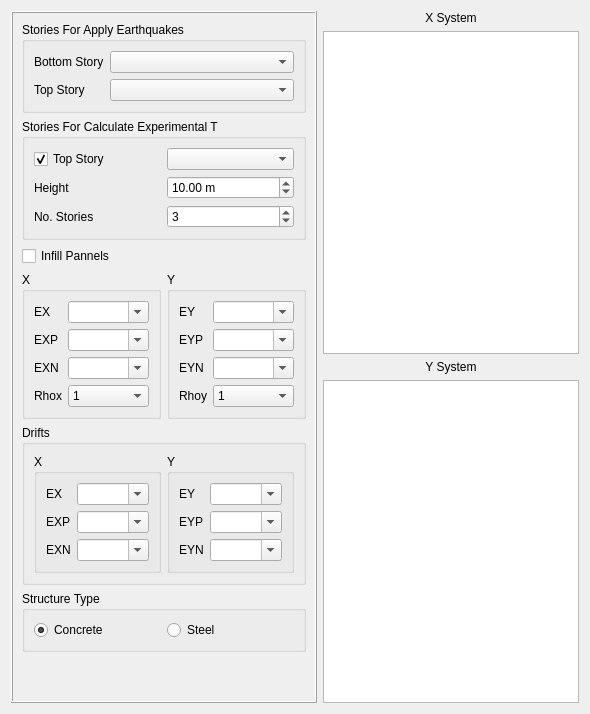
       <widget class="QWidget" name="tab">
        <attribute name="title">
         <string>First System</string>
        </attribute>
        <layout class="QHBoxLayout" name="horizontalLayout">
         <item>
          <widget class="QFrame" name="frame">
           <property name="frameShape">
            <enum>QFrame::Box</enum>
           </property>
           <property name="frameShadow">
            <enum>QFrame::Raised</enum>
           </property>
           <layout class="QVBoxLayout" name="verticalLayout_2">
            <item>
             <widget class="QGroupBox" name="groupBox">
              <property name="title">
               <string>Stories For Apply Earthquakes</string>
              </property>
              <layout class="QFormLayout" name="formLayout">
               <item row="0" column="0">
                <widget class="QLabel" name="label_12">
                 <property name="layoutDirection">
                  <enum>Qt::LeftToRight</enum>
                 </property>
                 <property name="text">
                  <string>Bottom Story</string>
                 </property>
                </widget>
               </item>
               <item row="0" column="1">
                <widget class="QComboBox" name="bot_x_combo">
                 <property name="prefEntry" stdset="0">
                  <cstring>ostan</cstring>
                 </property>
                 <property name="prefPath" stdset="0">
                  <cstring>Mod/civilTools</cstring>
                 </property>
                </widget>
               </item>
               <item row="2" column="0">
                <widget class="QLabel" name="label_13">
                 <property name="layoutDirection">
                  <enum>Qt::LeftToRight</enum>
                 </property>
                 <property name="text">
                  <string>Top Story</string>
                 </property>
                </widget>
               </item>
               <item row="2" column="1">
                <widget class="QComboBox" name="top_x_combo">
                 <property name="prefEntry" stdset="0">
                  <cstring>ostan</cstring>
                 </property>
                 <property name="prefPath" stdset="0">
                  <cstring>Mod/civilTools</cstring>
                 </property>
                </widget>
               </item>
              </layout>
             </widget>
            </item>
            <item>
             <widget class="QGroupBox" name="groupBox_2">
              <property name="title">
               <string>Stories For Calculate Experimental T</string>
              </property>
              <layout class="QGridLayout" name="gridLayout_3">
               <item row="3" column="0">
                <widget class="QLabel" name="label_8">
                 <property name="layoutDirection">
                  <enum>Qt::LeftToRight</enum>
                 </property>
                 <property name="text">
                  <string>No. Stories</string>
                 </property>
                </widget>
               </item>
               <item row="3" column="1">
                <widget class="QSpinBox" name="no_of_story_x">
                 <property name="minimum">
                  <number>1</number>
                 </property>
                 <property name="value">
                  <number>3</number>
                 </property>
                </widget>
               </item>
               <item row="2" column="0">
                <widget class="QLabel" name="label_7">
                 <property name="layoutDirection">
                  <enum>Qt::LeftToRight</enum>
                 </property>
                 <property name="text">
                  <string>Height</string>
                 </property>
                </widget>
               </item>
               <item row="2" column="1">
                <widget class="QDoubleSpinBox" name="height_x">
                 <property name="layoutDirection">
                  <enum>Qt::LeftToRight</enum>
                 </property>
                 <property name="suffix">
                  <string> m</string>
                 </property>
                 <property name="maximum">
                  <double>300.000000000000000</double>
                 </property>
                 <property name="value">
                  <double>10.000000000000000</double>
                 </property>
                 <property name="prefEntry" stdset="0">
                  <cstring>building_height</cstring>
                 </property>
                 <property name="prefPath" stdset="0">
                  <cstring>Mod/civilTools</cstring>
                 </property>
                </widget>
               </item>
               <item row="1" column="0">
                <widget class="QCheckBox" name="top_story_for_height_checkbox">
                 <property name="layoutDirection">
                  <enum>Qt::LeftToRight</enum>
                 </property>
                 <property name="text">
                  <string>Top Story</string>
                 </property>
                 <property name="checked">
                  <bool>true</bool>
                 </property>
                </widget>
               </item>
               <item row="1" column="1">
                <widget class="QComboBox" name="top_story_for_height">
                 <property name="prefEntry" stdset="0">
                  <cstring>ostan</cstring>
                 </property>
                 <property name="prefPath" stdset="0">
                  <cstring>Mod/civilTools</cstring>
                 </property>
                </widget>
               </item>
              </layout>
             </widget>
            </item>
            <item>
             <widget class="QCheckBox" name="infill">
              <property name="layoutDirection">
               <enum>Qt::LeftToRight</enum>
              </property>
              <property name="text">
               <string>Infill Pannels</string>
              </property>
              <property name="checked">
               <bool>false</bool>
              </property>
              <property name="prefEntry" stdset="0">
               <cstring>is_infill</cstring>
              </property>
              <property name="prefPath" stdset="0">
               <cstring>Mod/Civil</cstring>
              </property>
             </widget>
            </item>
            <item>
             <layout class="QHBoxLayout" name="horizontalLayout_6">
              <item>
               <widget class="QGroupBox" name="groupBox_1">
                <property name="title">
                 <string>X</string>
                </property>
                <layout class="QFormLayout" name="formLayout_13">
                 <item row="0" column="0">
                  <widget class="QLabel" name="label_56">
                   <property name="enabled">
                    <bool>true</bool>
                   </property>
                   <property name="text">
                    <string>EX</string>
                   </property>
                  </widget>
                 </item>
                 <item row="0" column="1">
                  <widget class="QComboBox" name="ex_combobox">
                   <property name="enabled">
                    <bool>true</bool>
                   </property>
                   <property name="editable">
                    <bool>true</bool>
                   </property>
                  </widget>
                 </item>
                 <item row="1" column="0">
                  <widget class="QLabel" name="label_57">
                   <property name="text">
                    <string>EXP</string>
                   </property>
                  </widget>
                 </item>
                 <item row="1" column="1">
                  <widget class="QComboBox" name="exp_combobox">
                   <property name="editable">
                    <bool>true</bool>
                   </property>
                  </widget>
                 </item>
                 <item row="2" column="0">
                  <widget class="QLabel" name="label_58">
                   <property name="text">
                    <string>EXN</string>
                   </property>
                  </widget>
                 </item>
                 <item row="2" column="1">
                  <widget class="QComboBox" name="exn_combobox">
                   <property name="editable">
                    <bool>true</bool>
                   </property>
                  </widget>
                 </item>
                 <item row="3" column="1">
                  <widget class="QComboBox" name="rhox_combobox">
                   <item>
                    <property name="text">
                     <string>1</string>
                    </property>
                   </item>
                   <item>
                    <property name="text">
                     <string>1.2</string>
                    </property>
                   </item>
                  </widget>
                 </item>
                 <item row="3" column="0">
                  <widget class="QLabel" name="label_54">
                   <property name="text">
                    <string>Rhox</string>
                   </property>
                  </widget>
                 </item>
                </layout>
               </widget>
              </item>
              <item>
               <widget class="QGroupBox" name="groupBox_20">
                <property name="title">
                 <string>Y</string>
                </property>
                <layout class="QFormLayout" name="formLayout_14">
                 <item row="0" column="0">
                  <widget class="QLabel" name="label_59">
                   <property name="enabled">
                    <bool>true</bool>
                   </property>
                   <property name="text">
                    <string>EY</string>
                   </property>
                  </widget>
                 </item>
                 <item row="0" column="1">
                  <widget class="QComboBox" name="ey_combobox">
                   <property name="enabled">
                    <bool>true</bool>
                   </property>
                   <property name="editable">
                    <bool>true</bool>
                   </property>
                  </widget>
                 </item>
                 <item row="1" column="0">
                  <widget class="QLabel" name="label_60">
                   <property name="text">
                    <string>EYP</string>
                   </property>
                  </widget>
                 </item>
                 <item row="1" column="1">
                  <widget class="QComboBox" name="eyp_combobox">
                   <property name="editable">
                    <bool>true</bool>
                   </property>
                  </widget>
                 </item>
                 <item row="2" column="0">
                  <widget class="QLabel" name="label_61">
                   <property name="text">
                    <string>EYN</string>
                   </property>
                  </widget>
                 </item>
                 <item row="2" column="1">
                  <widget class="QComboBox" name="eyn_combobox">
                   <property name="editable">
                    <bool>true</bool>
                   </property>
                  </widget>
                 </item>
                 <item row="3" column="0">
                  <widget class="QLabel" name="label_55">
                   <property name="text">
                    <string>Rhoy</string>
                   </property>
                  </widget>
                 </item>
                 <item row="3" column="1">
                  <widget class="QComboBox" name="rhoy_combobox">
                   <item>
                    <property name="text">
                     <string>1</string>
                    </property>
                   </item>
                   <item>
                    <property name="text">
                     <string>1.2</string>
                    </property>
                   </item>
                  </widget>
                 </item>
                </layout>
               </widget>
              </item>
             </layout>
            </item>
            <item>
             <widget class="QGroupBox" name="second_earthquake_properties_3">
              <property name="enabled">
               <bool>true</bool>
              </property>
              <property name="title">
               <string>Drifts</string>
              </property>
              <property name="checkable">
               <bool>false</bool>
              </property>
              <property name="checked">
               <bool>false</bool>
              </property>
              <layout class="QHBoxLayout" name="horizontalLayout_15">
               <item>
                <widget class="QGroupBox" name="groupBox_13">
                 <property name="title">
                  <string>X</string>
                 </property>
                 <layout class="QFormLayout" name="formLayout_15">
                  <item row="0" column="0">
                   <widget class="QLabel" name="label_63">
                    <property name="enabled">
                     <bool>true</bool>
                    </property>
                    <property name="text">
                     <string>EX</string>
                    </property>
                   </widget>
                  </item>
                  <item row="0" column="1">
                   <widget class="QComboBox" name="ex_drift_combobox">
                    <property name="enabled">
                     <bool>true</bool>
                    </property>
                    <property name="editable">
                     <bool>true</bool>
                    </property>
                   </widget>
                  </item>
                  <item row="1" column="0">
                   <widget class="QLabel" name="label_64">
                    <property name="text">
                     <string>EXP</string>
                    </property>
                   </widget>
                  </item>
                  <item row="1" column="1">
                   <widget class="QComboBox" name="exp_drift_combobox">
                    <property name="editable">
                     <bool>true</bool>
                    </property>
                   </widget>
                  </item>
                  <item row="2" column="0">
                   <widget class="QLabel" name="label_65">
                    <property name="text">
                     <string>EXN</string>
                    </property>
                   </widget>
                  </item>
                  <item row="2" column="1">
                   <widget class="QComboBox" name="exn_drift_combobox">
                    <property name="editable">
                     <bool>true</bool>
                    </property>
                   </widget>
                  </item>
                 </layout>
                </widget>
               </item>
               <item>
                <widget class="QGroupBox" name="groupBox_21">
                 <property name="title">
                  <string>Y</string>
                 </property>
                 <layout class="QFormLayout" name="formLayout_16">
                  <item row="0" column="0">
                   <widget class="QLabel" name="label_67">
                    <property name="enabled">
                     <bool>true</bool>
                    </property>
                    <property name="text">
                     <string>EY</string>
                    </property>
                   </widget>
                  </item>
                  <item row="0" column="1">
                   <widget class="QComboBox" name="ey_drift_combobox">
                    <property name="enabled">
                     <bool>true</bool>
                    </property>
                    <property name="editable">
                     <bool>true</bool>
                    </property>
                   </widget>
                  </item>
                  <item row="1" column="0">
                   <widget class="QLabel" name="label_68">
                    <property name="text">
                     <string>EYP</string>
                    </property>
                   </widget>
                  </item>
                  <item row="1" column="1">
                   <widget class="QComboBox" name="eyp_drift_combobox">
                    <property name="editable">
                     <bool>true</bool>
                    </property>
                   </widget>
                  </item>
                  <item row="2" column="0">
                   <widget class="QLabel" name="label_69">
                    <property name="text">
                     <string>EYN</string>
                    </property>
                   </widget>
                  </item>
                  <item row="2" column="1">
                   <widget class="QComboBox" name="eyn_drift_combobox">
                    <property name="editable">
                     <bool>true</bool>
                    </property>
                   </widget>
                  </item>
                 </layout>
                </widget>
               </item>
              </layout>
             </widget>
            </item>
            <item>
             <widget class="QGroupBox" name="groupBox_9">
              <property name="title">
               <string>Structure Type</string>
              </property>
              <layout class="QHBoxLayout" name="horizontalLayout_11">
               <item>
                <widget class="QRadioButton" name="concrete_radiobutton">
                 <property name="text">
                  <string>Concrete</string>
                 </property>
                 <property name="checked">
                  <bool>true</bool>
                 </property>
                </widget>
               </item>
               <item>
                <widget class="QRadioButton" name="steel_radiobutton">
                 <property name="text">
                  <string>Steel</string>
                 </property>
                </widget>
               </item>
              </layout>
             </widget>
            </item>
            <item>
             <spacer name="verticalSpacer">
              <property name="orientation">
               <enum>Qt::Vertical</enum>
              </property>
              <property name="sizeHint" stdset="0">
               <size>
                <width>20</width>
                <height>40</height>
               </size>
              </property>
             </spacer>
            </item>
           </layout>
          </widget>
         </item>
         <item>
          <layout class="QVBoxLayout" name="verticalLayout_3">
           <item>
            <widget class="QLabel" name="label">
             <property name="text">
              <string>X System</string>
             </property>
             <property name="alignment">
              <set>Qt::AlignCenter</set>
             </property>
            </widget>
           </item>
           <item>
            <widget class="QTreeView" name="x_treeview">
             <property name="layoutDirection">
              <enum>Qt::RightToLeft</enum>
             </property>
            </widget>
           </item>
           <item>
            <widget class="QLabel" name="label_2">
             <property name="text">
              <string>Y System</string>
             </property>
             <property name="alignment">
              <set>Qt::AlignCenter</set>
             </property>
            </widget>
           </item>
           <item>
            <widget class="QTreeView" name="y_treeview">
             <property name="layoutDirection">
              <enum>Qt::RightToLeft</enum>
             </property>
            </widget>
           </item>
          </layout>
         </item>
        </layout>
       </widget>
